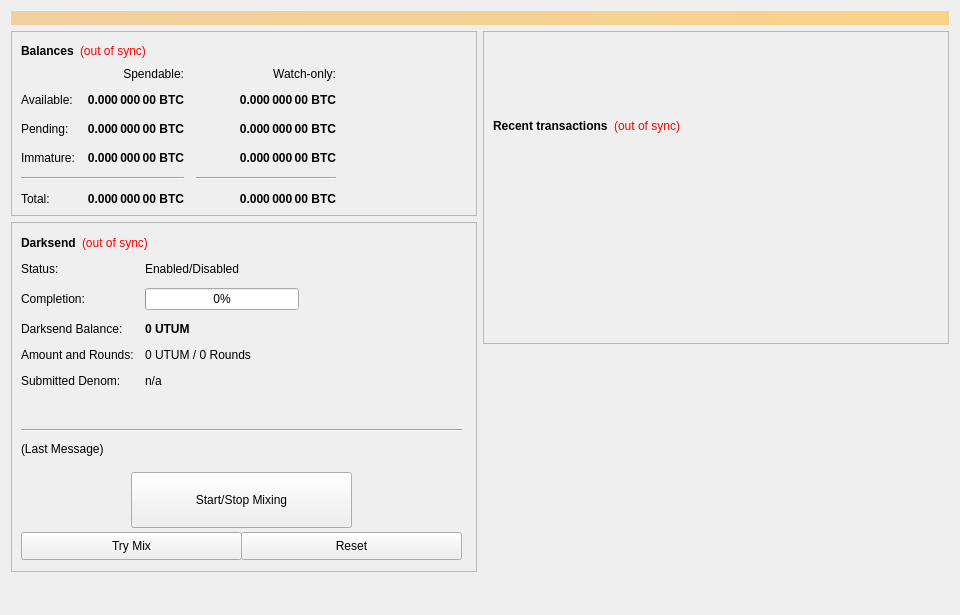
<?xml version="1.0" encoding="UTF-8"?>
<ui version="4.0">
 <class>OverviewPage</class>
 <widget class="QWidget" name="OverviewPage">
  <property name="geometry">
   <rect>
    <x>0</x>
    <y>0</y>
    <width>960</width>
    <height>615</height>
   </rect>
  </property>
  <property name="minimumSize">
   <size>
    <width>960</width>
    <height>0</height>
   </size>
  </property>
  <property name="windowTitle">
   <string>Form</string>
  </property>
  <layout class="QVBoxLayout" name="topLayout">
   <item>
    <widget class="QLabel" name="labelAlerts">
     <property name="visible">
      <bool>false</bool>
     </property>
     <property name="styleSheet">
      <string notr="true">background-color: qlineargradient(x1: 0, y1: 0, x2: 1, y2: 0, stop:0 #F0D0A0, stop:1 #F8D488); color:#000000;</string>
     </property>
     <property name="wordWrap">
      <bool>true</bool>
     </property>
     <property name="margin">
      <number>3</number>
     </property>
    </widget>
   </item>
   <item>
    <layout class="QHBoxLayout" name="horizontalLayout" stretch="1,1">
     <item>
      <layout class="QVBoxLayout" name="verticalLayout_2">
       <item>
        <widget class="QFrame" name="frame">
         <property name="frameShape">
          <enum>QFrame::StyledPanel</enum>
         </property>
         <property name="frameShadow">
          <enum>QFrame::Raised</enum>
         </property>
         <layout class="QVBoxLayout" name="verticalLayout_4">
          <item>
           <layout class="QHBoxLayout" name="horizontalLayout_4">
            <item>
             <widget class="QLabel" name="label_5">
              <property name="font">
               <font>
                <weight>75</weight>
                <bold>true</bold>
               </font>
              </property>
              <property name="text">
               <string>Balances</string>
              </property>
             </widget>
            </item>
            <item>
             <widget class="QLabel" name="labelWalletStatus">
              <property name="cursor">
               <cursorShape>WhatsThisCursor</cursorShape>
              </property>
              <property name="toolTip">
               <string>The displayed information may be out of date. Your wallet automatically synchronizes with the UTUM network after a connection is established, but this process has not completed yet.</string>
              </property>
              <property name="styleSheet">
               <string notr="true">QLabel { color: red; }</string>
              </property>
              <property name="text">
               <string notr="true">(out of sync)</string>
              </property>
              <property name="alignment">
               <set>Qt::AlignLeading|Qt::AlignLeft|Qt::AlignVCenter</set>
              </property>
             </widget>
            </item>
            <item>
             <spacer name="horizontalSpacer_3">
              <property name="orientation">
               <enum>Qt::Horizontal</enum>
              </property>
              <property name="sizeHint" stdset="0">
               <size>
                <width>40</width>
                <height>20</height>
               </size>
              </property>
             </spacer>
            </item>
           </layout>
          </item>
          <item>
           <layout class="QGridLayout" name="gridLayout">
            <property name="spacing">
             <number>12</number>
            </property>
            <item row="2" column="2">
             <widget class="QLabel" name="labelWatchPending">
              <property name="font">
               <font>
                <weight>75</weight>
                <bold>true</bold>
               </font>
              </property>
              <property name="cursor">
               <cursorShape>IBeamCursor</cursorShape>
              </property>
              <property name="toolTip">
               <string>Unconfirmed transactions to watch-only addresses</string>
              </property>
              <property name="text">
               <string notr="true">0.000 000 00 BTC</string>
              </property>
              <property name="alignment">
               <set>Qt::AlignRight|Qt::AlignTrailing|Qt::AlignVCenter</set>
              </property>
              <property name="textInteractionFlags">
               <set>Qt::LinksAccessibleByMouse|Qt::TextSelectableByKeyboard|Qt::TextSelectableByMouse</set>
              </property>
             </widget>
            </item>
            <item row="2" column="1">
             <widget class="QLabel" name="labelUnconfirmed">
              <property name="font">
               <font>
                <weight>75</weight>
                <bold>true</bold>
               </font>
              </property>
              <property name="cursor">
               <cursorShape>IBeamCursor</cursorShape>
              </property>
              <property name="toolTip">
               <string>Total of transactions that have yet to be confirmed, and do not yet count toward the spendable balance</string>
              </property>
              <property name="text">
               <string notr="true">0.000 000 00 BTC</string>
              </property>
              <property name="alignment">
               <set>Qt::AlignRight|Qt::AlignTrailing|Qt::AlignVCenter</set>
              </property>
              <property name="textInteractionFlags">
               <set>Qt::LinksAccessibleByMouse|Qt::TextSelectableByKeyboard|Qt::TextSelectableByMouse</set>
              </property>
             </widget>
            </item>
            <item row="3" column="2">
             <widget class="QLabel" name="labelWatchImmature">
              <property name="font">
               <font>
                <weight>75</weight>
                <bold>true</bold>
               </font>
              </property>
              <property name="cursor">
               <cursorShape>IBeamCursor</cursorShape>
              </property>
              <property name="toolTip">
               <string>Staked or masternode rewards in watch-only addresses that has not yet matured</string>
              </property>
              <property name="text">
               <string notr="true">0.000 000 00 BTC</string>
              </property>
              <property name="alignment">
               <set>Qt::AlignRight|Qt::AlignTrailing|Qt::AlignVCenter</set>
              </property>
              <property name="textInteractionFlags">
               <set>Qt::LinksAccessibleByMouse|Qt::TextSelectableByKeyboard|Qt::TextSelectableByMouse</set>
              </property>
             </widget>
            </item>
            <item row="4" column="0" colspan="2">
             <widget class="Line" name="lineSpendableBalance">
              <property name="orientation">
               <enum>Qt::Horizontal</enum>
              </property>
             </widget>
            </item>
            <item row="4" column="2">
             <widget class="Line" name="lineWatchBalance">
              <property name="sizePolicy">
               <sizepolicy hsizetype="Preferred" vsizetype="Fixed">
                <horstretch>0</horstretch>
                <verstretch>0</verstretch>
               </sizepolicy>
              </property>
              <property name="minimumSize">
               <size>
                <width>140</width>
                <height>0</height>
               </size>
              </property>
              <property name="orientation">
               <enum>Qt::Horizontal</enum>
              </property>
             </widget>
            </item>
            <item row="5" column="0">
             <widget class="QLabel" name="labelTotalText">
              <property name="text">
               <string>Total:</string>
              </property>
             </widget>
            </item>
            <item row="3" column="1">
             <widget class="QLabel" name="labelImmature">
              <property name="font">
               <font>
                <weight>75</weight>
                <bold>true</bold>
               </font>
              </property>
              <property name="cursor">
               <cursorShape>IBeamCursor</cursorShape>
              </property>
              <property name="toolTip">
               <string>Staked or masternode rewards that has not yet matured</string>
              </property>
              <property name="text">
               <string notr="true">0.000 000 00 BTC</string>
              </property>
              <property name="alignment">
               <set>Qt::AlignRight|Qt::AlignTrailing|Qt::AlignVCenter</set>
              </property>
              <property name="textInteractionFlags">
               <set>Qt::LinksAccessibleByMouse|Qt::TextSelectableByKeyboard|Qt::TextSelectableByMouse</set>
              </property>
             </widget>
            </item>
            <item row="2" column="3">
             <spacer name="horizontalSpacer_2">
              <property name="orientation">
               <enum>Qt::Horizontal</enum>
              </property>
              <property name="sizeHint" stdset="0">
               <size>
                <width>40</width>
                <height>20</height>
               </size>
              </property>
             </spacer>
            </item>
            <item row="3" column="0">
             <widget class="QLabel" name="labelImmatureText">
              <property name="text">
               <string>Immature:</string>
              </property>
             </widget>
            </item>
            <item row="5" column="1">
             <widget class="QLabel" name="labelTotal">
              <property name="font">
               <font>
                <weight>75</weight>
                <bold>true</bold>
               </font>
              </property>
              <property name="cursor">
               <cursorShape>IBeamCursor</cursorShape>
              </property>
              <property name="toolTip">
               <string>Your current total balance</string>
              </property>
              <property name="text">
               <string notr="true">0.000 000 00 BTC</string>
              </property>
              <property name="alignment">
               <set>Qt::AlignRight|Qt::AlignTrailing|Qt::AlignVCenter</set>
              </property>
              <property name="textInteractionFlags">
               <set>Qt::LinksAccessibleByMouse|Qt::TextSelectableByKeyboard|Qt::TextSelectableByMouse</set>
              </property>
             </widget>
            </item>
            <item row="5" column="2">
             <widget class="QLabel" name="labelWatchTotal">
              <property name="font">
               <font>
                <weight>75</weight>
                <bold>true</bold>
               </font>
              </property>
              <property name="cursor">
               <cursorShape>IBeamCursor</cursorShape>
              </property>
              <property name="toolTip">
               <string>Current total balance in watch-only addresses</string>
              </property>
              <property name="text">
               <string notr="true">0.000 000 00 BTC</string>
              </property>
              <property name="alignment">
               <set>Qt::AlignRight|Qt::AlignTrailing|Qt::AlignVCenter</set>
              </property>
              <property name="textInteractionFlags">
               <set>Qt::LinksAccessibleByMouse|Qt::TextSelectableByKeyboard|Qt::TextSelectableByMouse</set>
              </property>
             </widget>
            </item>
            <item row="0" column="2">
             <widget class="QLabel" name="labelWatchonly">
              <property name="text">
               <string>Watch-only:</string>
              </property>
              <property name="alignment">
               <set>Qt::AlignRight|Qt::AlignTrailing|Qt::AlignVCenter</set>
              </property>
             </widget>
            </item>
            <item row="1" column="0">
             <widget class="QLabel" name="labelBalanceText">
              <property name="text">
               <string>Available:</string>
              </property>
             </widget>
            </item>
            <item row="1" column="1">
             <widget class="QLabel" name="labelBalance">
              <property name="font">
               <font>
                <weight>75</weight>
                <bold>true</bold>
               </font>
              </property>
              <property name="cursor">
               <cursorShape>IBeamCursor</cursorShape>
              </property>
              <property name="toolTip">
               <string>Your current spendable balance</string>
              </property>
              <property name="text">
               <string notr="true">0.000 000 00 BTC</string>
              </property>
              <property name="alignment">
               <set>Qt::AlignRight|Qt::AlignTrailing|Qt::AlignVCenter</set>
              </property>
              <property name="textInteractionFlags">
               <set>Qt::LinksAccessibleByMouse|Qt::TextSelectableByKeyboard|Qt::TextSelectableByMouse</set>
              </property>
             </widget>
            </item>
            <item row="1" column="2">
             <widget class="QLabel" name="labelWatchAvailable">
              <property name="font">
               <font>
                <weight>75</weight>
                <bold>true</bold>
               </font>
              </property>
              <property name="cursor">
               <cursorShape>IBeamCursor</cursorShape>
              </property>
              <property name="toolTip">
               <string>Your current balance in watch-only addresses</string>
              </property>
              <property name="text">
               <string notr="true">0.000 000 00 BTC</string>
              </property>
              <property name="alignment">
               <set>Qt::AlignRight|Qt::AlignTrailing|Qt::AlignVCenter</set>
              </property>
              <property name="textInteractionFlags">
               <set>Qt::LinksAccessibleByMouse|Qt::TextSelectableByKeyboard|Qt::TextSelectableByMouse</set>
              </property>
             </widget>
            </item>
            <item row="2" column="0">
             <widget class="QLabel" name="labelPendingText">
              <property name="text">
               <string>Pending:</string>
              </property>
             </widget>
            </item>
            <item row="0" column="1">
             <widget class="QLabel" name="labelSpendable">
              <property name="text">
               <string>Spendable:</string>
              </property>
              <property name="alignment">
               <set>Qt::AlignRight|Qt::AlignTrailing|Qt::AlignVCenter</set>
              </property>
             </widget>
            </item>
           </layout>
          </item>
         </layout>
        </widget>
       </item>
       <item>
        <widget class="QFrame" name="frameDarksend">
         <property name="minimumSize">
          <size>
           <width>0</width>
           <height>350</height>
          </size>
         </property>
         <property name="layoutDirection">
          <enum>Qt::LeftToRight</enum>
         </property>
         <property name="frameShape">
          <enum>QFrame::StyledPanel</enum>
         </property>
         <property name="frameShadow">
          <enum>QFrame::Raised</enum>
         </property>
         <widget class="QWidget" name="formLayoutWidget">
          <property name="geometry">
           <rect>
            <x>10</x>
            <y>40</y>
            <width>451</width>
            <height>161</height>
           </rect>
          </property>
          <layout class="QFormLayout" name="formLayout">
           <property name="fieldGrowthPolicy">
            <enum>QFormLayout::AllNonFixedFieldsGrow</enum>
           </property>
           <property name="horizontalSpacing">
            <number>11</number>
           </property>
           <property name="verticalSpacing">
            <number>12</number>
           </property>
           <item row="0" column="0">
            <widget class="QLabel" name="label_6">
             <property name="text">
              <string>Status:</string>
             </property>
            </widget>
           </item>
           <item row="1" column="0">
            <widget class="QLabel" name="label_7">
             <property name="text">
              <string>Completion:</string>
             </property>
            </widget>
           </item>
           <item row="1" column="1">
            <widget class="QProgressBar" name="DarksendProgress">
             <property name="maximumSize">
              <size>
               <width>154</width>
               <height>16777215</height>
              </size>
             </property>
             <property name="value">
              <number>0</number>
             </property>
            </widget>
           </item>
           <item row="2" column="0">
            <widget class="QLabel" name="labelAnonymizedText">
             <property name="text">
              <string>Darksend Balance:</string>
             </property>
            </widget>
           </item>
           <item row="2" column="1">
            <widget class="QLabel" name="labelAnonymized">
             <property name="font">
              <font>
               <weight>75</weight>
               <bold>true</bold>
              </font>
             </property>
             <property name="text">
              <string notr="true">0 UTUM</string>
             </property>
            </widget>
           </item>
           <item row="3" column="0">
            <widget class="QLabel" name="label_8">
             <property name="text">
              <string>Amount and Rounds:</string>
             </property>
            </widget>
           </item>
           <item row="3" column="1">
            <widget class="QLabel" name="labelAmountRounds">
             <property name="text">
              <string>0 UTUM / 0 Rounds</string>
             </property>
            </widget>
           </item>
           <item row="4" column="0">
            <widget class="QLabel" name="label_9">
             <property name="text">
              <string>Submitted Denom:</string>
             </property>
            </widget>
           </item>
           <item row="4" column="1">
            <widget class="QLabel" name="labelSubmittedDenom">
             <property name="toolTip">
              <string>The denominations you submitted to the Masternode.&lt;br&gt;To mix, other users must submit the exact same denominations.</string>
             </property>
             <property name="text">
              <string>n/a</string>
             </property>
            </widget>
           </item>
           <item row="0" column="1">
            <widget class="QLabel" name="DarksendEnabled">
             <property name="text">
              <string>Enabled/Disabled</string>
             </property>
            </widget>
           </item>
          </layout>
         </widget>
         <widget class="QPushButton" name="runAutoDenom">
          <property name="geometry">
           <rect>
            <x>251</x>
            <y>17</y>
            <width>1</width>
            <height>1</height>
           </rect>
          </property>
          <property name="palette">
           <palette>
            <active>
             <colorrole role="WindowText">
              <brush brushstyle="SolidPattern">
               <color alpha="255">
                <red>0</red>
                <green>0</green>
                <blue>0</blue>
               </color>
              </brush>
             </colorrole>
             <colorrole role="Button">
              <brush brushstyle="SolidPattern">
               <color alpha="255">
                <red>239</red>
                <green>238</green>
                <blue>238</blue>
               </color>
              </brush>
             </colorrole>
             <colorrole role="Light">
              <brush brushstyle="SolidPattern">
               <color alpha="255">
                <red>255</red>
                <green>255</green>
                <blue>255</blue>
               </color>
              </brush>
             </colorrole>
             <colorrole role="Midlight">
              <brush brushstyle="SolidPattern">
               <color alpha="255">
                <red>247</red>
                <green>246</green>
                <blue>246</blue>
               </color>
              </brush>
             </colorrole>
             <colorrole role="Dark">
              <brush brushstyle="SolidPattern">
               <color alpha="255">
                <red>119</red>
                <green>119</green>
                <blue>119</blue>
               </color>
              </brush>
             </colorrole>
             <colorrole role="Mid">
              <brush brushstyle="SolidPattern">
               <color alpha="255">
                <red>159</red>
                <green>159</green>
                <blue>159</blue>
               </color>
              </brush>
             </colorrole>
             <colorrole role="Text">
              <brush brushstyle="SolidPattern">
               <color alpha="255">
                <red>0</red>
                <green>0</green>
                <blue>0</blue>
               </color>
              </brush>
             </colorrole>
             <colorrole role="BrightText">
              <brush brushstyle="SolidPattern">
               <color alpha="255">
                <red>255</red>
                <green>255</green>
                <blue>255</blue>
               </color>
              </brush>
             </colorrole>
             <colorrole role="ButtonText">
              <brush brushstyle="SolidPattern">
               <color alpha="255">
                <red>0</red>
                <green>0</green>
                <blue>0</blue>
               </color>
              </brush>
             </colorrole>
             <colorrole role="Base">
              <brush brushstyle="SolidPattern">
               <color alpha="255">
                <red>255</red>
                <green>255</green>
                <blue>255</blue>
               </color>
              </brush>
             </colorrole>
             <colorrole role="Window">
              <brush brushstyle="SolidPattern">
               <color alpha="255">
                <red>239</red>
                <green>238</green>
                <blue>238</blue>
               </color>
              </brush>
             </colorrole>
             <colorrole role="Shadow">
              <brush brushstyle="SolidPattern">
               <color alpha="255">
                <red>0</red>
                <green>0</green>
                <blue>0</blue>
               </color>
              </brush>
             </colorrole>
             <colorrole role="AlternateBase">
              <brush brushstyle="SolidPattern">
               <color alpha="255">
                <red>247</red>
                <green>246</green>
                <blue>246</blue>
               </color>
              </brush>
             </colorrole>
             <colorrole role="ToolTipBase">
              <brush brushstyle="SolidPattern">
               <color alpha="255">
                <red>255</red>
                <green>255</green>
                <blue>220</blue>
               </color>
              </brush>
             </colorrole>
             <colorrole role="ToolTipText">
              <brush brushstyle="SolidPattern">
               <color alpha="255">
                <red>0</red>
                <green>0</green>
                <blue>0</blue>
               </color>
              </brush>
             </colorrole>
            </active>
            <inactive>
             <colorrole role="WindowText">
              <brush brushstyle="SolidPattern">
               <color alpha="255">
                <red>0</red>
                <green>0</green>
                <blue>0</blue>
               </color>
              </brush>
             </colorrole>
             <colorrole role="Button">
              <brush brushstyle="SolidPattern">
               <color alpha="255">
                <red>239</red>
                <green>238</green>
                <blue>238</blue>
               </color>
              </brush>
             </colorrole>
             <colorrole role="Light">
              <brush brushstyle="SolidPattern">
               <color alpha="255">
                <red>255</red>
                <green>255</green>
                <blue>255</blue>
               </color>
              </brush>
             </colorrole>
             <colorrole role="Midlight">
              <brush brushstyle="SolidPattern">
               <color alpha="255">
                <red>247</red>
                <green>246</green>
                <blue>246</blue>
               </color>
              </brush>
             </colorrole>
             <colorrole role="Dark">
              <brush brushstyle="SolidPattern">
               <color alpha="255">
                <red>119</red>
                <green>119</green>
                <blue>119</blue>
               </color>
              </brush>
             </colorrole>
             <colorrole role="Mid">
              <brush brushstyle="SolidPattern">
               <color alpha="255">
                <red>159</red>
                <green>159</green>
                <blue>159</blue>
               </color>
              </brush>
             </colorrole>
             <colorrole role="Text">
              <brush brushstyle="SolidPattern">
               <color alpha="255">
                <red>0</red>
                <green>0</green>
                <blue>0</blue>
               </color>
              </brush>
             </colorrole>
             <colorrole role="BrightText">
              <brush brushstyle="SolidPattern">
               <color alpha="255">
                <red>255</red>
                <green>255</green>
                <blue>255</blue>
               </color>
              </brush>
             </colorrole>
             <colorrole role="ButtonText">
              <brush brushstyle="SolidPattern">
               <color alpha="255">
                <red>0</red>
                <green>0</green>
                <blue>0</blue>
               </color>
              </brush>
             </colorrole>
             <colorrole role="Base">
              <brush brushstyle="SolidPattern">
               <color alpha="255">
                <red>255</red>
                <green>255</green>
                <blue>255</blue>
               </color>
              </brush>
             </colorrole>
             <colorrole role="Window">
              <brush brushstyle="SolidPattern">
               <color alpha="255">
                <red>239</red>
                <green>238</green>
                <blue>238</blue>
               </color>
              </brush>
             </colorrole>
             <colorrole role="Shadow">
              <brush brushstyle="SolidPattern">
               <color alpha="255">
                <red>0</red>
                <green>0</green>
                <blue>0</blue>
               </color>
              </brush>
             </colorrole>
             <colorrole role="AlternateBase">
              <brush brushstyle="SolidPattern">
               <color alpha="255">
                <red>247</red>
                <green>246</green>
                <blue>246</blue>
               </color>
              </brush>
             </colorrole>
             <colorrole role="ToolTipBase">
              <brush brushstyle="SolidPattern">
               <color alpha="255">
                <red>255</red>
                <green>255</green>
                <blue>220</blue>
               </color>
              </brush>
             </colorrole>
             <colorrole role="ToolTipText">
              <brush brushstyle="SolidPattern">
               <color alpha="255">
                <red>0</red>
                <green>0</green>
                <blue>0</blue>
               </color>
              </brush>
             </colorrole>
            </inactive>
            <disabled>
             <colorrole role="WindowText">
              <brush brushstyle="SolidPattern">
               <color alpha="255">
                <red>119</red>
                <green>119</green>
                <blue>119</blue>
               </color>
              </brush>
             </colorrole>
             <colorrole role="Button">
              <brush brushstyle="SolidPattern">
               <color alpha="255">
                <red>239</red>
                <green>238</green>
                <blue>238</blue>
               </color>
              </brush>
             </colorrole>
             <colorrole role="Light">
              <brush brushstyle="SolidPattern">
               <color alpha="255">
                <red>255</red>
                <green>255</green>
                <blue>255</blue>
               </color>
              </brush>
             </colorrole>
             <colorrole role="Midlight">
              <brush brushstyle="SolidPattern">
               <color alpha="255">
                <red>247</red>
                <green>246</green>
                <blue>246</blue>
               </color>
              </brush>
             </colorrole>
             <colorrole role="Dark">
              <brush brushstyle="SolidPattern">
               <color alpha="255">
                <red>119</red>
                <green>119</green>
                <blue>119</blue>
               </color>
              </brush>
             </colorrole>
             <colorrole role="Mid">
              <brush brushstyle="SolidPattern">
               <color alpha="255">
                <red>159</red>
                <green>159</green>
                <blue>159</blue>
               </color>
              </brush>
             </colorrole>
             <colorrole role="Text">
              <brush brushstyle="SolidPattern">
               <color alpha="255">
                <red>119</red>
                <green>119</green>
                <blue>119</blue>
               </color>
              </brush>
             </colorrole>
             <colorrole role="BrightText">
              <brush brushstyle="SolidPattern">
               <color alpha="255">
                <red>255</red>
                <green>255</green>
                <blue>255</blue>
               </color>
              </brush>
             </colorrole>
             <colorrole role="ButtonText">
              <brush brushstyle="SolidPattern">
               <color alpha="255">
                <red>119</red>
                <green>119</green>
                <blue>119</blue>
               </color>
              </brush>
             </colorrole>
             <colorrole role="Base">
              <brush brushstyle="SolidPattern">
               <color alpha="255">
                <red>239</red>
                <green>238</green>
                <blue>238</blue>
               </color>
              </brush>
             </colorrole>
             <colorrole role="Window">
              <brush brushstyle="SolidPattern">
               <color alpha="255">
                <red>239</red>
                <green>238</green>
                <blue>238</blue>
               </color>
              </brush>
             </colorrole>
             <colorrole role="Shadow">
              <brush brushstyle="SolidPattern">
               <color alpha="255">
                <red>0</red>
                <green>0</green>
                <blue>0</blue>
               </color>
              </brush>
             </colorrole>
             <colorrole role="AlternateBase">
              <brush brushstyle="SolidPattern">
               <color alpha="255">
                <red>239</red>
                <green>238</green>
                <blue>238</blue>
               </color>
              </brush>
             </colorrole>
             <colorrole role="ToolTipBase">
              <brush brushstyle="SolidPattern">
               <color alpha="255">
                <red>255</red>
                <green>255</green>
                <blue>220</blue>
               </color>
              </brush>
             </colorrole>
             <colorrole role="ToolTipText">
              <brush brushstyle="SolidPattern">
               <color alpha="255">
                <red>0</red>
                <green>0</green>
                <blue>0</blue>
               </color>
              </brush>
             </colorrole>
            </disabled>
           </palette>
          </property>
          <property name="focusPolicy">
           <enum>Qt::NoFocus</enum>
          </property>
          <property name="autoFillBackground">
           <bool>true</bool>
          </property>
          <property name="text">
           <string/>
          </property>
          <property name="flat">
           <bool>true</bool>
          </property>
         </widget>
         <widget class="QPushButton" name="toggleDarksend">
          <property name="geometry">
           <rect>
            <x>120</x>
            <y>250</y>
            <width>221</width>
            <height>56</height>
           </rect>
          </property>
          <property name="sizePolicy">
           <sizepolicy hsizetype="MinimumExpanding" vsizetype="Fixed">
            <horstretch>0</horstretch>
            <verstretch>0</verstretch>
           </sizepolicy>
          </property>
          <property name="text">
           <string>Start/Stop Mixing</string>
          </property>
         </widget>
         <widget class="Line" name="lineLastMessage">
          <property name="geometry">
           <rect>
            <x>10</x>
            <y>200</y>
            <width>441</width>
            <height>16</height>
           </rect>
          </property>
          <property name="orientation">
           <enum>Qt::Horizontal</enum>
          </property>
         </widget>
         <widget class="QLabel" name="DarksendStatus">
          <property name="geometry">
           <rect>
            <x>10</x>
            <y>220</y>
            <width>451</width>
            <height>61</height>
           </rect>
          </property>
          <property name="minimumSize">
           <size>
            <width>288</width>
            <height>43</height>
           </size>
          </property>
          <property name="text">
           <string>(Last Message)</string>
          </property>
          <property name="alignment">
           <set>Qt::AlignLeading|Qt::AlignLeft|Qt::AlignTop</set>
          </property>
          <property name="wordWrap">
           <bool>true</bool>
          </property>
         </widget>
         <widget class="QPushButton" name="DarksendAuto">
          <property name="geometry">
           <rect>
            <x>10</x>
            <y>310</y>
            <width>221</width>
            <height>28</height>
           </rect>
          </property>
          <property name="sizePolicy">
           <sizepolicy hsizetype="MinimumExpanding" vsizetype="Fixed">
            <horstretch>0</horstretch>
            <verstretch>0</verstretch>
           </sizepolicy>
          </property>
          <property name="toolTip">
           <string>Try to manually submit a Darksend request.</string>
          </property>
          <property name="text">
           <string>Try Mix</string>
          </property>
         </widget>
         <widget class="QPushButton" name="DarksendReset">
          <property name="geometry">
           <rect>
            <x>230</x>
            <y>310</y>
            <width>221</width>
            <height>28</height>
           </rect>
          </property>
          <property name="sizePolicy">
           <sizepolicy hsizetype="MinimumExpanding" vsizetype="Fixed">
            <horstretch>0</horstretch>
            <verstretch>0</verstretch>
           </sizepolicy>
          </property>
          <property name="toolTip">
           <string>Reset the current status of Darksend (can interrupt Darksend if it's in the process of Mixing, which can cost you money!)</string>
          </property>
          <property name="autoFillBackground">
           <bool>false</bool>
          </property>
          <property name="text">
           <string>Reset</string>
          </property>
         </widget>
         <widget class="QWidget" name="layoutWidget">
          <property name="geometry">
           <rect>
            <x>10</x>
            <y>10</y>
            <width>431</width>
            <height>22</height>
           </rect>
          </property>
          <layout class="QHBoxLayout" name="horizontalLayout_5">
           <item>
            <widget class="QLabel" name="label_2">
             <property name="font">
              <font>
               <weight>75</weight>
               <bold>true</bold>
              </font>
             </property>
             <property name="text">
              <string>Darksend</string>
             </property>
            </widget>
           </item>
           <item>
            <widget class="QLabel" name="labelDarksendSyncStatus">
             <property name="toolTip">
              <string>The displayed information may be out of date. Your wallet automatically synchronizes with the UTUM network after a connection is established, but this process has not completed yet.</string>
             </property>
             <property name="styleSheet">
              <string notr="true">QLabel { color: red; }</string>
             </property>
             <property name="text">
              <string notr="true">(out of sync)</string>
             </property>
             <property name="alignment">
              <set>Qt::AlignLeading|Qt::AlignLeft|Qt::AlignVCenter</set>
             </property>
            </widget>
           </item>
           <item>
            <spacer name="horizontalSpacer_4">
             <property name="orientation">
              <enum>Qt::Horizontal</enum>
             </property>
             <property name="sizeHint" stdset="0">
              <size>
               <width>40</width>
               <height>20</height>
              </size>
             </property>
            </spacer>
           </item>
          </layout>
         </widget>
        </widget>
       </item>
       <item>
        <spacer name="verticalSpacer">
         <property name="orientation">
          <enum>Qt::Vertical</enum>
         </property>
         <property name="sizeHint" stdset="0">
          <size>
           <width>20</width>
           <height>40</height>
          </size>
         </property>
        </spacer>
       </item>
      </layout>
     </item>
     <item>
      <layout class="QVBoxLayout" name="verticalLayout_3">
       <item>
        <widget class="QFrame" name="frame_2">
         <property name="frameShape">
          <enum>QFrame::StyledPanel</enum>
         </property>
         <property name="frameShadow">
          <enum>QFrame::Raised</enum>
         </property>
         <layout class="QVBoxLayout" name="verticalLayout">
          <item>
           <spacer name="verticalSpacer_3">
            <property name="orientation">
             <enum>Qt::Vertical</enum>
            </property>
            <property name="sizeType">
             <enum>QSizePolicy::Fixed</enum>
            </property>
            <property name="sizeHint" stdset="0">
             <size>
              <width>20</width>
              <height>75</height>
             </size>
            </property>
           </spacer>
          </item>
          <item>
           <layout class="QHBoxLayout" name="horizontalLayout_2">
            <item>
             <widget class="QLabel" name="label_4">
              <property name="font">
               <font>
                <weight>75</weight>
                <bold>true</bold>
               </font>
              </property>
              <property name="text">
               <string>Recent transactions</string>
              </property>
             </widget>
            </item>
            <item>
             <widget class="QLabel" name="labelTransactionsStatus">
              <property name="cursor">
               <cursorShape>WhatsThisCursor</cursorShape>
              </property>
              <property name="toolTip">
               <string>The displayed information may be out of date. Your wallet automatically synchronizes with the UTUM network after a connection is established, but this process has not completed yet.</string>
              </property>
              <property name="styleSheet">
               <string notr="true">QLabel { color: red; }</string>
              </property>
              <property name="text">
               <string notr="true">(out of sync)</string>
              </property>
              <property name="alignment">
               <set>Qt::AlignRight|Qt::AlignTrailing|Qt::AlignVCenter</set>
              </property>
             </widget>
            </item>
            <item>
             <spacer name="horizontalSpacer">
              <property name="orientation">
               <enum>Qt::Horizontal</enum>
              </property>
              <property name="sizeHint" stdset="0">
               <size>
                <width>40</width>
                <height>20</height>
               </size>
              </property>
             </spacer>
            </item>
           </layout>
          </item>
          <item>
           <widget class="QListView" name="listTransactions">
            <property name="styleSheet">
             <string notr="true">QListView { background: transparent; }</string>
            </property>
            <property name="frameShape">
             <enum>QFrame::NoFrame</enum>
            </property>
            <property name="verticalScrollBarPolicy">
             <enum>Qt::ScrollBarAlwaysOff</enum>
            </property>
            <property name="horizontalScrollBarPolicy">
             <enum>Qt::ScrollBarAlwaysOff</enum>
            </property>
            <property name="selectionMode">
             <enum>QAbstractItemView::NoSelection</enum>
            </property>
           </widget>
          </item>
         </layout>
        </widget>
       </item>
       <item>
        <spacer name="verticalSpacer_2">
         <property name="orientation">
          <enum>Qt::Vertical</enum>
         </property>
         <property name="sizeType">
          <enum>QSizePolicy::Expanding</enum>
         </property>
         <property name="sizeHint" stdset="0">
          <size>
           <width>20</width>
           <height>40</height>
          </size>
         </property>
        </spacer>
       </item>
      </layout>
     </item>
    </layout>
   </item>
  </layout>
 </widget>
 <resources/>
 <connections/>
</ui>
